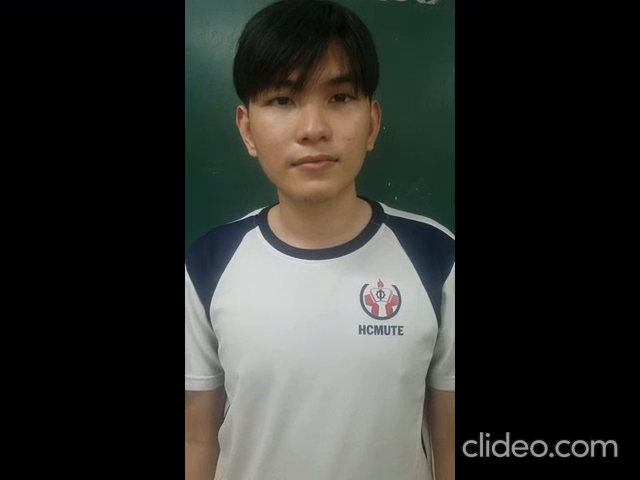
#> input picture frame 62 of video/BanAn01.mp4, 640 x 480 px, given in place of BanVanTinh01.mp4, which was not available
$ python GetImagesFromVieo.py
#> lines starting #> are read from the running program, lines starting #| are printed output that depends on the picture; pictures that were not available may be replaced by others from this repository, and a replacement may not be noted
import cv2
import time

def main():
    cap = cv2.VideoCapture('video/BanVanTinh01.mp4')
    # Resolution 640*480
    time.sleep(1)
    if cap is None or not cap.isOpened():
        print('Khong the mo file video')
        return
    cv2.namedWindow('Image', cv2.WINDOW_AUTOSIZE)
    n = 1
    dem = 200
    while True:
        [success, img] = cap.read()
#> img is the input picture: shape (480, 640, 3); mean B, G, R 44.5, 48.1, 47
        print(success)
#| True
        ch = cv2.waitKey(30)
#> (key Esc is pressed here)
        if success:
            imgROI = img[40:(40+480),:]
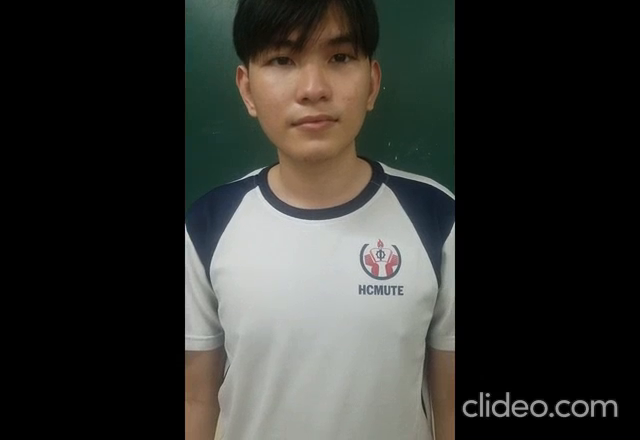
#> imgROI: shape (440, 640, 3); mean B, G, R 46.8, 50.5, 49.9

            imgROI = cv2.resize(imgROI,(250,250))
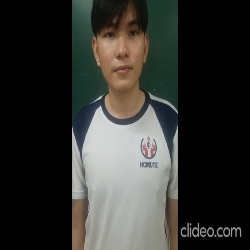
#> imgROI: shape (250, 250, 3); mean B, G, R 47, 50.6, 50.1
            cv2.imshow('Image', imgROI)
        else:
            break
        if n%4 == 0:
            filename = 'image/BanVanTinh/BanVanTinh_%04d.bmp'%(dem)
            cv2.imwrite(filename,imgROI)
            dem = dem + 1
        n = n + 1
    return

if __name__ == "__main__":
    main()

$ run again, starting later in the video
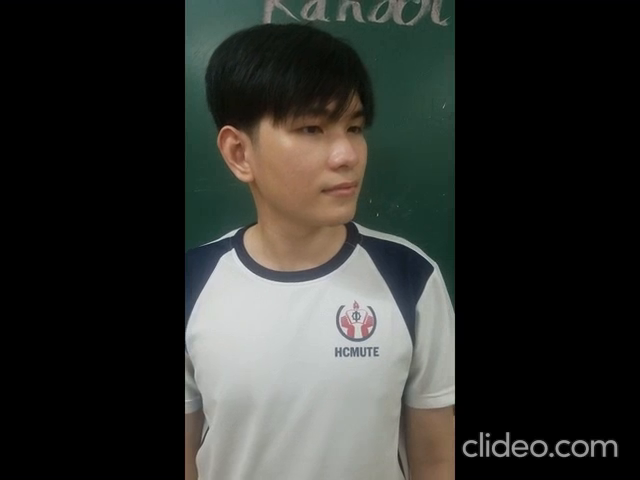
#> input picture frame 280 of video/BanAn01.mp4, 640 x 480 px, given in place of BanVanTinh01.mp4, which was not available
#> in main, img is the input picture: shape (480, 640, 3); mean B, G, R 44.8, 48.3, 46.9
#| True
#> in main, `imgROI = img[40:(40+480),:]`:
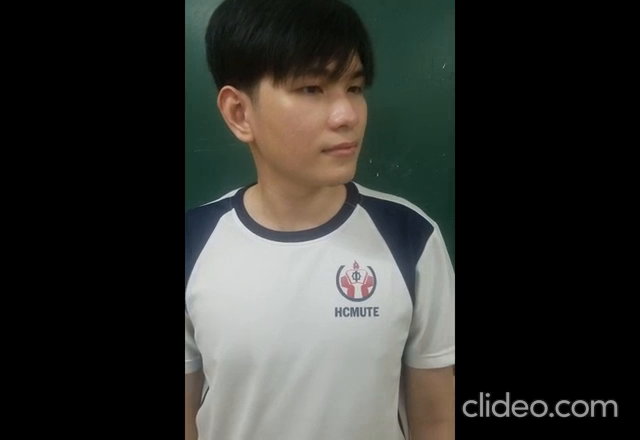
#> imgROI: shape (440, 640, 3); mean B, G, R 46.2, 49.6, 48.9
#> in main, `imgROI = cv2.resize(imgROI,(250,250))`:
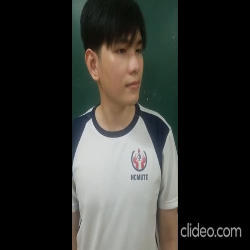
#> imgROI: shape (250, 250, 3); mean B, G, R 46.3, 49.7, 49

$ run again, starting later in the video
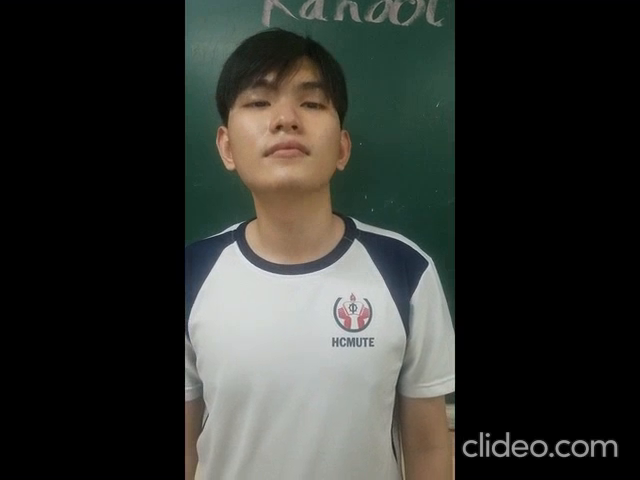
#> input picture frame 499 of video/BanAn01.mp4, 640 x 480 px, given in place of BanVanTinh01.mp4, which was not available
#> in main, img is the input picture: shape (480, 640, 3); mean B, G, R 46.8, 50.8, 48.9
#| True
#> in main, `imgROI = img[40:(40+480),:]`:
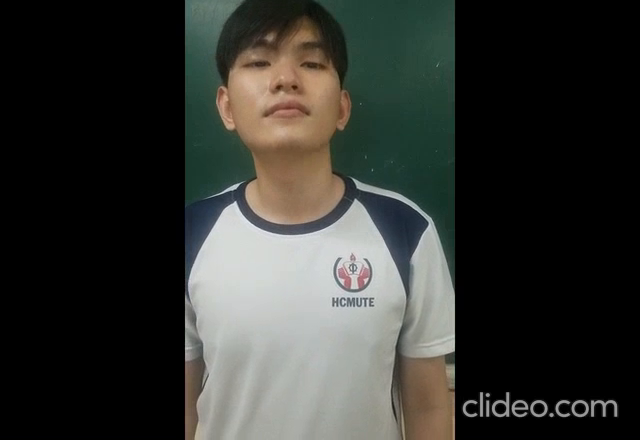
#> imgROI: shape (440, 640, 3); mean B, G, R 48.1, 52.1, 50.9
#> in main, `imgROI = cv2.resize(imgROI,(250,250))`:
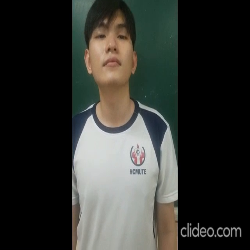
#> imgROI: shape (250, 250, 3); mean B, G, R 48.2, 52.2, 51
